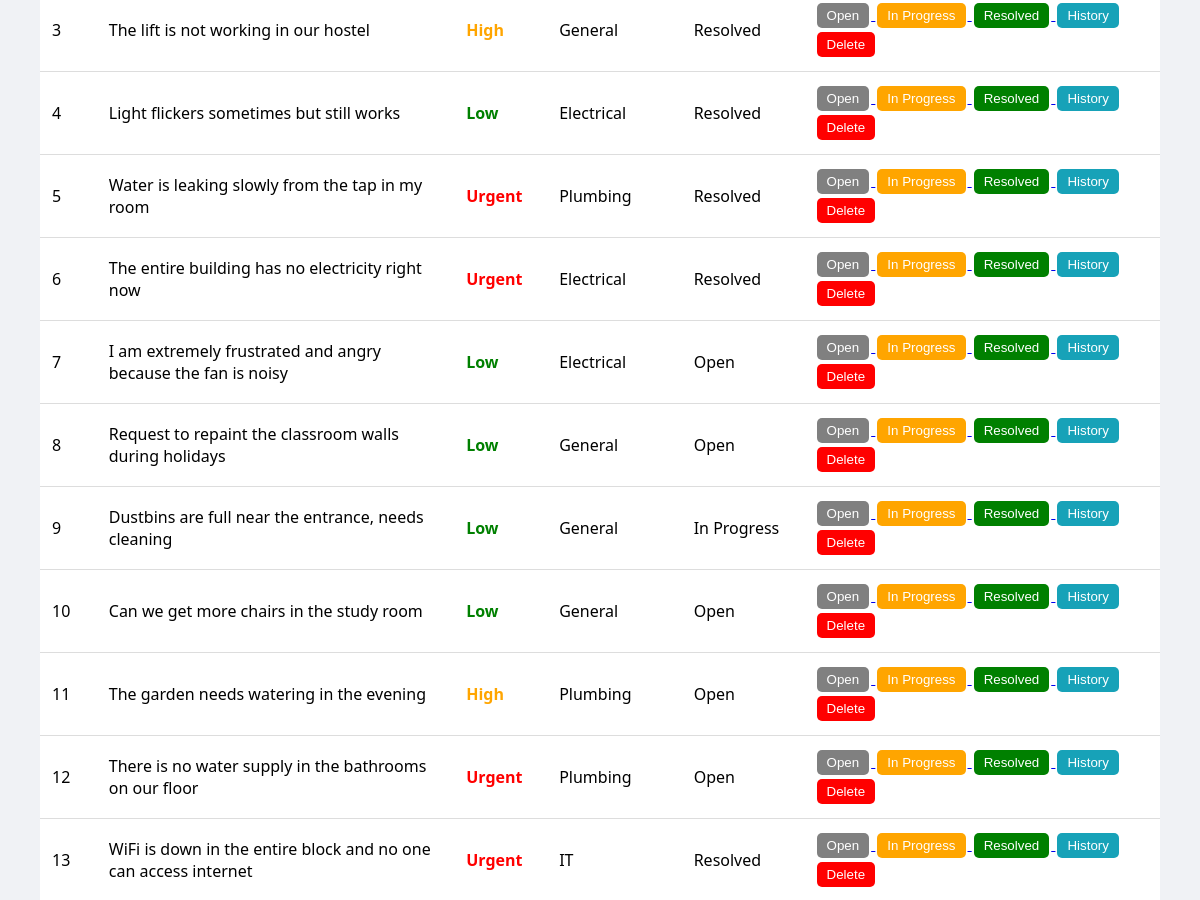
Before: /admin (signed in, middle part) with the older database file.
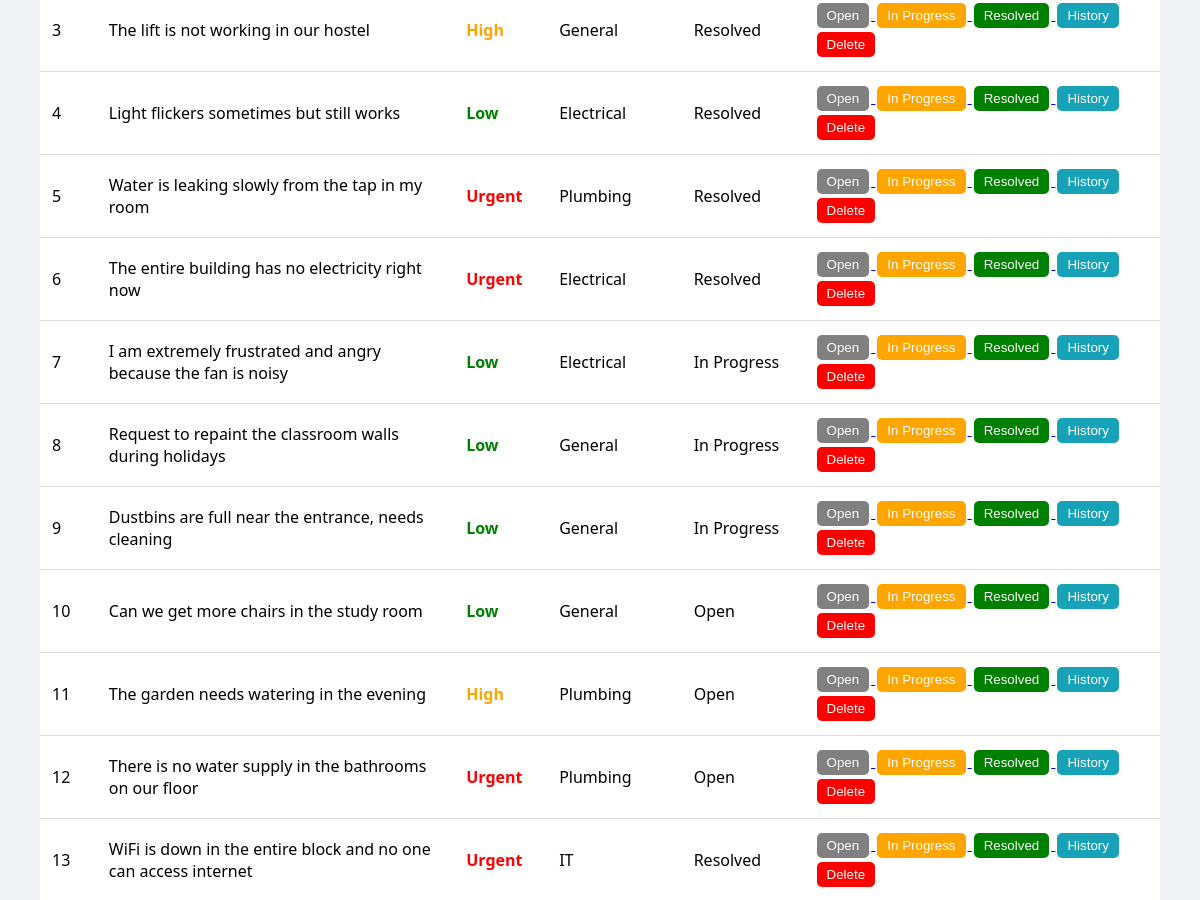
After: the same page with the newer database file.
### tables this page shows
CREATE TABLE complaints (
            id INTEGER PRIMARY KEY AUTOINCREMENT,
            description TEXT NOT NULL,
            severity TEXT DEFAULT 'Low',
            status TEXT DEFAULT 'Open',
            department TEXT DEFAULT 'General',
            assigned_to TEXT,
            created_at TIMESTAMP DEFAULT CURRENT_TIMESTAMP
        );

### app.py (the view)
@app.route('/admin')
def admin_portal():
    if session.get('user_role') != 'admin':
        return redirect('/login')
    conn = get_db_connection()
    complaints = conn.execute(
        'SELECT * FROM complaints ORDER BY created_at DESC'
    ).fetchall()
    stats = conn.execute('''
    SELECT
        SUM(CASE WHEN severity = 'Urgent' THEN 1 ELSE 0 END) as urgent_count,
        SUM(CASE WHEN severity = 'High' THEN 1 ELSE 0 END) as high_count,
        SUM(CASE WHEN severity = 'Low' THEN 1 ELSE 0 END) as low_count,
        COUNT(*) as total_count
    FROM complaints
    WHERE status != 'Resolved'
''').fetchone()
    conn.close()
    return render_template('admin.html', complaints=complaints, stats=stats)

### app.py (called while the page is built)
def get_db_connection():
    conn = sqlite3.connect(DB_FILE)
    conn.row_factory = sqlite3.Row
    return conn

### templates/admin.html (shortened to what this page needs)
<!DOCTYPE html>
<html>
<head>
</head>
<body>
<table>
    {% for c in complaints %}
    <tr>
        <td>{{ loop.index }}</td>
        <td>{{ c.description }}</td>
        <td class="
            {% if c.severity == 'Urgent' %}urgent
            {% elif c.severity == 'High' %}high
            {% else %}low
            {% endif %}
        ">
            {{ c.severity }}
        </td>
        <td>{{ c.department }}</td>
        <td>{{ c.status }}</td>
        <td>
            <a href="/update_status/{{ c.id }}/Open">
                <button class="btn open">Open</button>
            </a>
            <a href="/update_status/{{ c.id }}/In Progress">
                <button class="btn progress">In Progress</button>
            </a>
            <a href="/update_status/{{ c.id }}/Resolved">
                <button class="btn resolved">Resolved</button>
            </a>
            <a href="/history/{{ c.id }}">
                <button class="btn history">History</button>
            </a>
            <a href="/delete/{{ c.id }}" onclick="return confirm('Delete this complaint?')">
                <button class="btn delete">Delete</button>
            </a>
        </td>
    </tr>
    {% endfor %}
</table>
</body>
</html>

Changed rows visible on the page:
changed complaints "I am extremely frustrated and angry because the fan is noisy": status "Open" → "In Progress"
changed complaints "Request to repaint the classroom walls during holidays": status "Open" → "In Progress"
